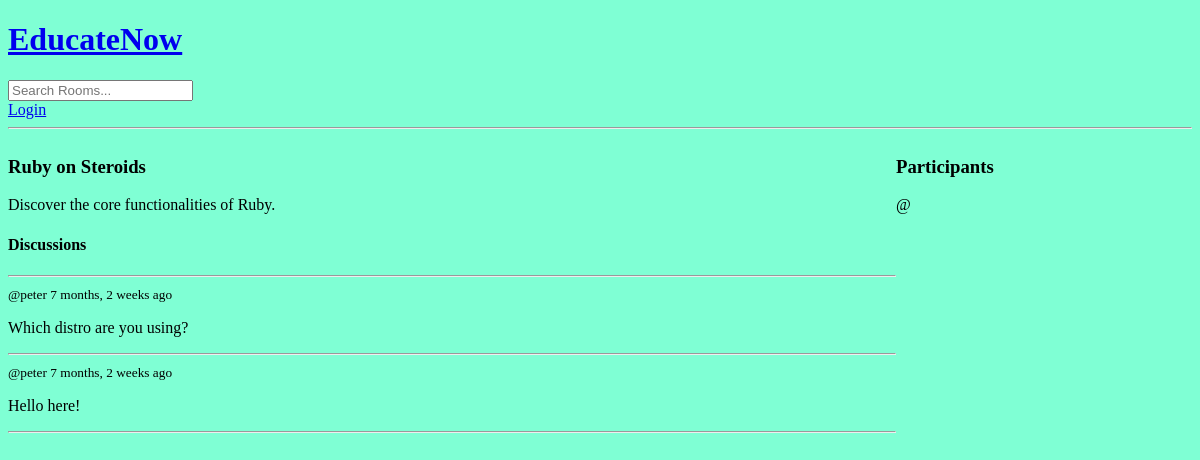
The page /room/6/ on the database as committed earlier.
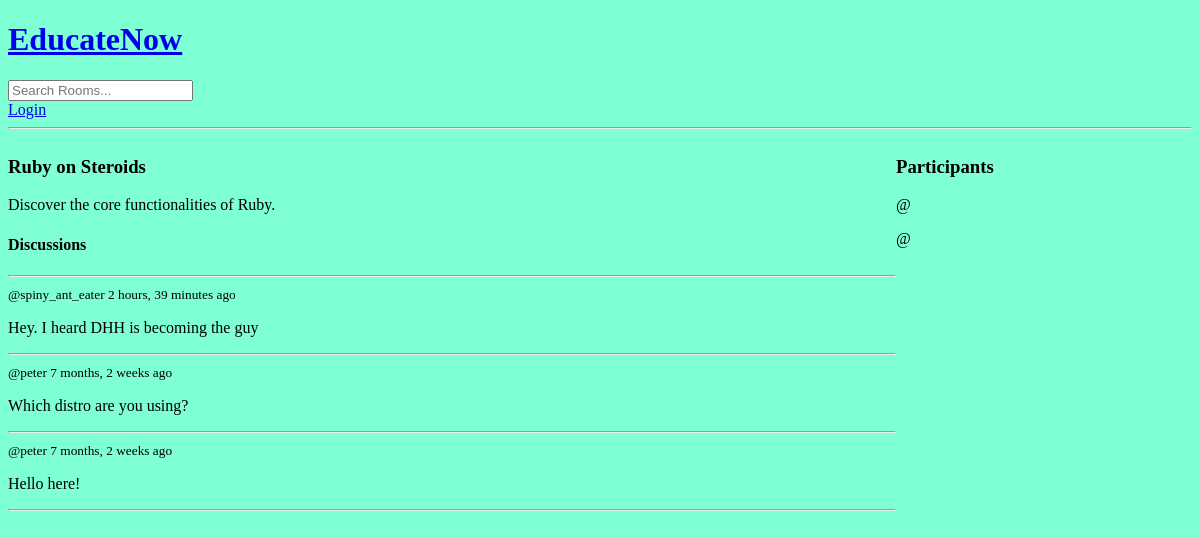
The same page on the database as committed later.
### base/models.py (models this page shows, shortened)
class Message(models.Model):
    objects = models.Manager()
    user = models.ForeignKey(User, on_delete=models.CASCADE)
    room = models.ForeignKey(Room, on_delete=models.CASCADE)
    body = models.TextField(blank=False)
    created = models.DateTimeField(auto_now_add=True)
    updated = models.DateTimeField(auto_now=True)
    class Meta:
        ordering = ["-updated", "-created"]

### base/views.py (the view, shortened to what this page needs)
# urls.py: path("room/<str:pk>/", views.room_view, name="room"),
def room_view(request, pk):
    room = Room.objects.get(id=pk)
    comments = room.message_set.all()
    participants = room.participants.all()
    context = {"room": room, "comments": comments, "participants": participants}
    return render(request, "base/room.html", context)

### base/templates/base/room.html (shortened to what this page needs)
{% extends 'main.html' %} {% block content %}
<div class="room-container">
  <div>
    <h3>{{room.name}}</h3>
    <p>{{room.description}}</p>
    <div class="discussions">
      <h4>Discussions</h4>
      <hr />
      {% for comment in comments %}
      <div>
        <small>@{{comment.user}} {{comment.created|timesince}} ago</small>
        <p>{{comment.body}}</p>
        <hr />
      </div>
      {% endfor %}
    </div>
  </div>
  <div>
    <h3>Participants</h3>
    {% for participant in participants %}
    <div>
      <p>@{{user.username}}</p>
    </div>
    {% endfor %}
  </div>
</div>
{% endblock content %}

Rows that differ between the two databases and show on the page:
added Message: user "spiny_ant_eater", created "2 hours, 39 minutes", body "Hey. I heard DHH is becoming the guy"
